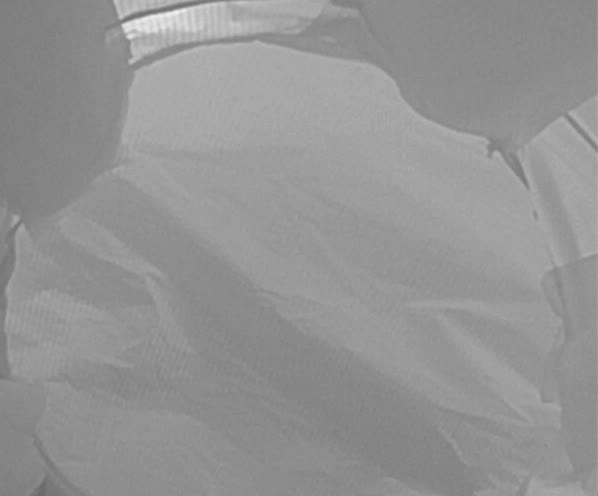
#> input picture controller_executor/proposition_nodes/adhoc/ad_hoc/data/tester_touch2/no/1.jpg, 598 x 496 px; its folder holds 3 pictures in this run
$ python pre_train.py
#> lines starting #> are read from the running program, lines starting #| are printed output that depends on the picture; pictures that were not available may be replaced by others from this repository, and a replacement may not be noted
### controller_executor/proposition_nodes/adhoc/ad_hoc/train_classifier2.py
#from skimage import io
#from imutils import paths
import argparse
#import imutils
import cv2
import os
from pathlib import Path
#import matplotlib.pyplot as plt
#import matplotlib.patches as patches
from threading import Thread, Lock, Condition
import numpy as np
from sklearn import svm, metrics, datasets
from sklearn.utils import Bunch
from sklearn.metrics import accuracy_score
from sklearn.model_selection import GridSearchCV, train_test_split

from skimage.io import imread
from skimage.transform import resize
from skimage import color, img_as_float
import time

#from ffpyplayer.pic import SWScale, Image

__all__ = ('Trainer', 'TrainerExited')


class TrainerExited(Exception):
    pass


class Trainer(object):

    condition = None

    classify_condition = None

    next_image_to_classify = None

    classification_result = None

    thread = None

    _finish_running = False

    _finished_running = False

    image_scaler = None

    last_img_fmt = ''

    start_t = time.time()

    def __init__(self, train_path, test_path):
        print("loading dataset " + "...")
        image_dataset = load_image_files(train_path)
        test_dataset = load_image_files(test_path)
#> call 2 of load_image_files, with container_path = 'data/tester_touch2/', dimension = (64, 64)
#> in load_image_files, img is the input picture: shape (496, 598, 3); min 103, max 242, mean 148
#> in load_image_files (call 2), `cropped = img[0:300, 150:500]`:
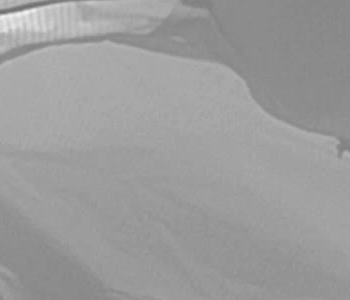
#> cropped: shape (300, 350) float64; min 0.435, max 0.949, mean 0.611
#> in load_image_files (call 2), `img = resize(cropped, (100, 100))`:
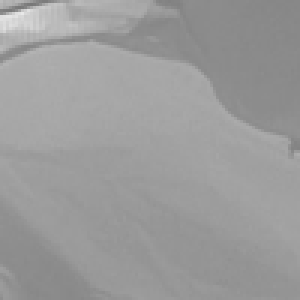
#> img: shape (100, 100) float64 (shown 3 times larger); min 0.473, max 0.913, mean 0.611
#> pass 2 of the loop in load_image_files, `for i, direc in enumerate(folders):`:
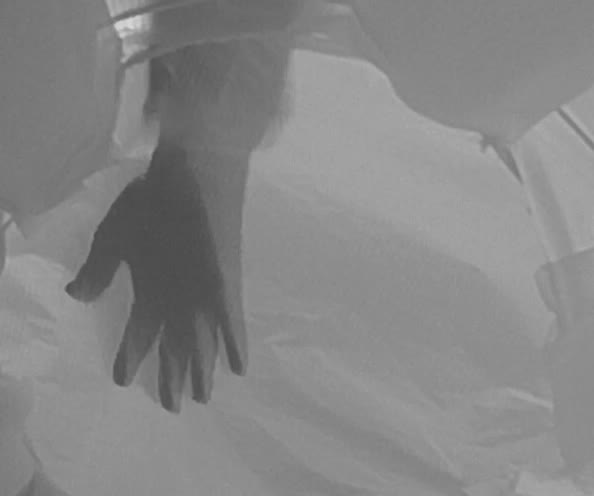
#> input picture controller_executor/proposition_nodes/adhoc/ad_hoc/data/tester_touch2/yes/1.jpg, 594 x 496 px
#> in load_image_files, img is the input picture: shape (496, 594, 3); min 73, max 216, mean 134.3
#> in load_image_files (call 2), `cropped = img[0:300, 150:500]`:
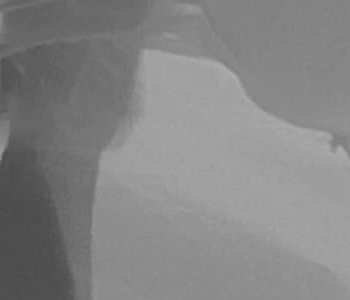
#> cropped: shape (300, 350) float64; min 0.294, max 0.686, mean 0.52
#> in load_image_files (call 2), `img = resize(cropped, (100, 100))`:
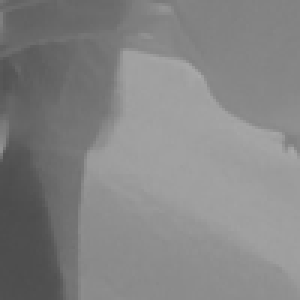
#> img: shape (100, 100) float64 (shown 3 times larger); min 0.298, max 0.667, mean 0.52
        self.X_train = image_dataset.data
        self.y_train = image_dataset.target
        self.X_test = test_dataset.data
        self.y_test = test_dataset.target
        self.accuracy = 0
        self.clf = None
        self.classify_condition = Condition()

    def train(self, train_model=True):
        if train_model:
            param_grid = [
                {'C': [1, 10, 100, 1000], 'kernel': ['linear']},
                {'C': [1, 10, 100, 1000], 'gamma': [0.001, 0.0001], 'kernel': ['rbf']},
            ]
            svc = svm.SVC()
            self.clf = GridSearchCV(svc, param_grid, cv=5)
            print("training...")
            start_time = time.time()
#> (the run stopped early here; a loop or call above may not have finished)
